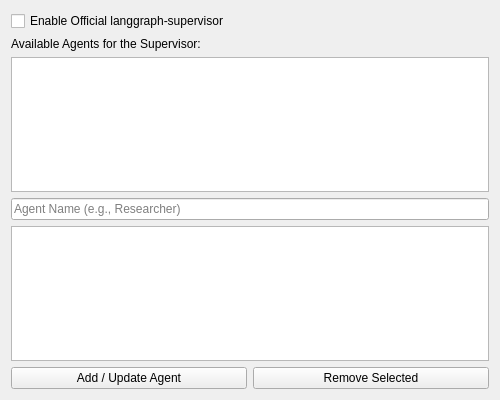
<?xml version="1.0" encoding="UTF-8"?>
<ui version="4.0">
 <class>LGSupervisorWidget</class>
 <widget class="QWidget" name="LGSupervisorWidget">
  <property name="geometry">
   <rect>
    <x>0</x>
    <y>0</y>
    <width>500</width>
    <height>400</height>
   </rect>
  </property>
  <property name="windowTitle">
   <string>Form</string>
  </property>
  <layout class="QVBoxLayout" name="mainLayout">
   <item>
    <widget class="QCheckBox" name="enable_checkbox">
     <property name="text">
      <string>Enable Official langgraph-supervisor</string>
     </property>
    </widget>
   </item>
   <item>
    <widget class="QLabel" name="label_agents">
     <property name="text">
      <string>Available Agents for the Supervisor:</string>
     </property>
    </widget>
   </item>
   <item>
    <widget class="QListWidget" name="agent_list">

    </widget>
   </item>
   <item>
    <widget class="QLineEdit" name="name_input">
     <property name="placeholderText">
      <string>Agent Name (e.g., Researcher)</string>
     </property>
    </widget>
   </item>
   <item>
    <widget class="QListWidget" name="prompt_list">

    </widget>
   </item>
   <item>
    <layout class="QHBoxLayout" name="btn_layout">
   <item>
    <widget class="QPushButton" name="add_btn">
     <property name="text">
      <string>Add / Update Agent</string>
     </property>
    </widget>
   </item>
   <item>
    <widget class="QPushButton" name="remove_btn">
     <property name="text">
      <string>Remove Selected</string>
     </property>
    </widget>
   </item>
    </layout>
   </item>
  </layout>
 </widget>
 <resources/>
 <connections/>
</ui>
